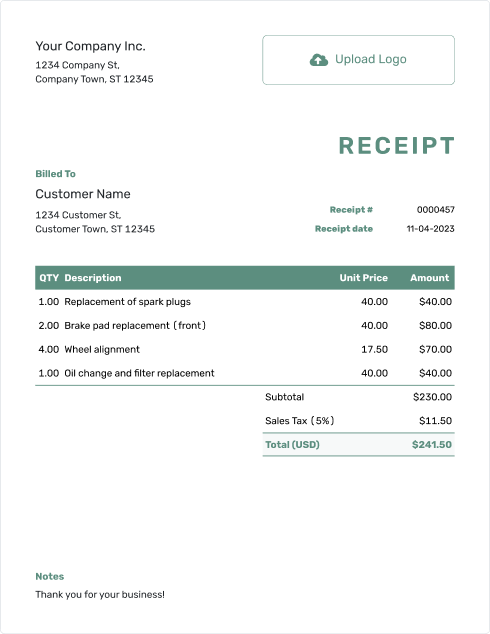
#> input picture tasks/parsing/data/free_receipt_template_xs.png, 490 x 634 px, found by its file name
$ jupyter execute --allow-errors TrOCR.ipynb   (older library calls are emulated)
#> lines starting #> are read from the running program, lines starting #| are printed output that depends on the picture
#> in process_image_from_url, img is the input picture: PIL image 490x634 RGBA; mean R, G, B, A 245.1, 247.1, 246.6, 254.9
#| Image opened successfully. Size: (490, 634), Format: PNG, Mode: RGBA
[cell 1]
from PIL import Image, ImageEnhance, ImageFilter
import numpy as np
from transformers import pipeline
import requests
from io import BytesIO

#> (a cell that did not finish here is left out)

[cell 3]
image_url = "https://docelf.com/images/free_receipt_template_xs.png"

def trocr_extract(file_path=None, image=None, preprocess=True):
#> called with preprocess = True
    if image is None and file_path:
        img = Image.open(file_path)
    elif image:
        img = image
    else:
        raise ValueError("Either file_path or image must be provided")

    # Make sure the image is in the right mode for processing
    if img.mode != 'RGB':
        img = img.convert('RGB')
#> img: PIL image 490x634 RGB

    # Preprocessing to improve OCR results
    if preprocess:
        # Resize if image is too small
        if img.width < 1000 or img.height < 1000:
            ratio = max(1000/img.width, 1000/img.height)
#> ratio = 2.04
            new_size = (int(img.width * ratio), int(img.height * ratio))
#> new_size = (1000, 1293)
            img = img.resize(new_size, Image.LANCZOS)
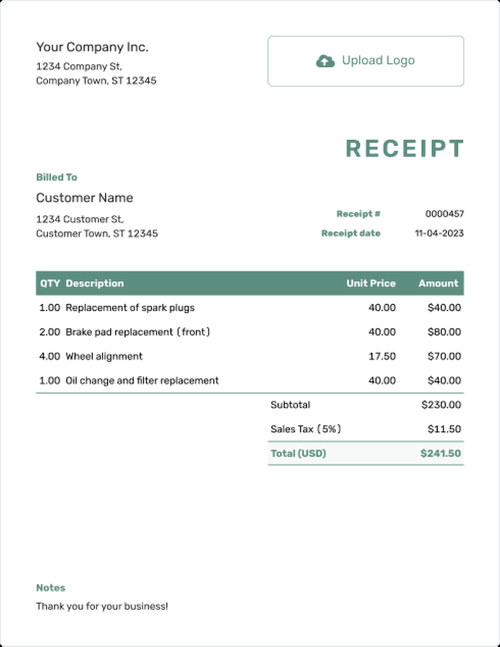
#> img: PIL image 1000x1293 RGB (shown at 1/2 size); mean R, G, B 244.8, 246.9, 246.3

        # Increase contrast
        enhancer = ImageEnhance.Contrast(img)
        img = enhancer.enhance(2.0)  # Increase contrast by factor of 2
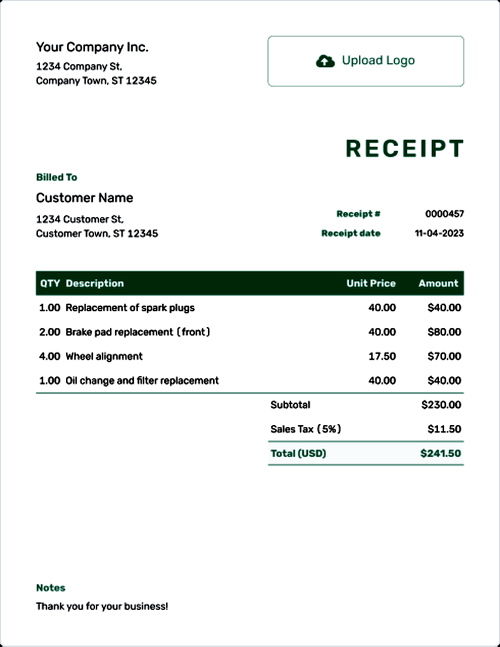
#> img: PIL image 1000x1293 RGB (shown at 1/2 size); mean R, G, B 238.5, 240.7, 239.6

        # Convert to grayscale for OCR
        img = img.convert('L')
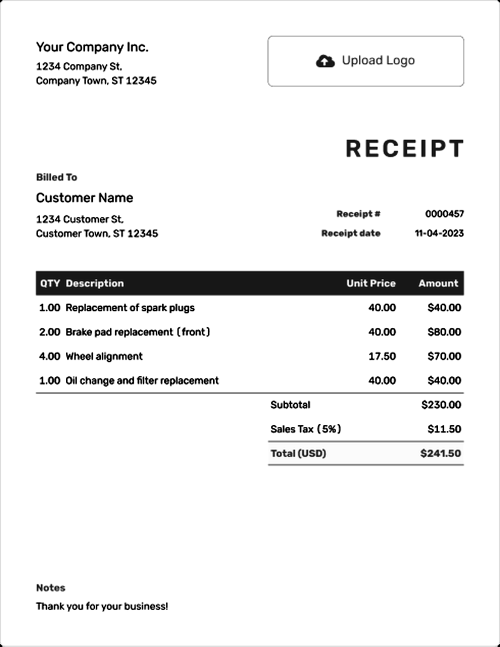
#> img: PIL image 1000x1293 L (shown at 1/2 size); min 0, max 255, mean 239.9

        # Apply slight sharpening
        img = img.filter(ImageFilter.SHARPEN)
    else:
        # Just convert to grayscale if no preprocessing
        img = img.convert('L')

    # Run OCR
    print(f"Processing image of size {img.size} and mode {img.mode}")
#| Processing image of size (1000, 1293) and mode L
    lst_raw_text = pipe(img)

    # Extract and process text
    text_result = lst_raw_text[0]['generated_text']
    print(f"Raw extracted text: '{text_result}'")

    # Clean up text if needed
    cleaned_text = text_result.strip()
    return cleaned_text

def process_image_from_url(url, display_image=True):
    try:
        print(f"Downloading image from: {url}")
        response = requests.get(url, timeout=10)
        response.raise_for_status()

        print(f"Response status: {response.status_code}, Content-Type: {response.headers.get('Content-Type')}")
        print(f"Content length: {len(response.content)} bytes")

        img_data = BytesIO(response.content)
        img = Image.open(img_data)
        print(f"Image opened successfully. Size: {img.size}, Format: {img.format}, Mode: {img.mode}")

        if display_image:
            from IPython.display import display
            display(img)

        print("Processing image with TrOCR...")
        # Try with preprocessing
        result = trocr_extract(image=img, preprocess=True)
        print(f"Extracted text (with preprocessing): '{result}'")

        if not result.strip():  # If no text was extracted, try without preprocessing
            print("\nRetrying without preprocessing...")
            result = trocr_extract(image=img, preprocess=False)
            print(f"Extracted text (without preprocessing): '{result}'")

        return result

    except requests.RequestException as e:
        print(f"Request error: {e}")
    except UnidentifiedImageError as e:
        print(f"Image error: {e}")
        print("The URL might not point to a valid image or the image format is not supported.")
    except Exception as e:
        print(f"Unexpected error: {type(e).__name__}, {e}")
        import traceback
        traceback.print_exc()

#> (the rest of this cell did not finish here and is left out)

[cell 4]
# Try with different receipt image URLs that are known to work well with OCR
alternative_urls = [
    "https://cdn-blog.adafruit.com/uploads/2015/11/receipt.png",
    "https://encrypted-tbn0.gstatic.com/images?q=tbn:ANd9GcRD0yltS5oCMwbQ23iQ8Tl9PXyNcXPh0PnhLw&usqp=CAU"
]

# Try the alternative URLs
#> (the rest of this cell did not finish here and is left out)


[cell 5]
# Create a test image with known text
from PIL import Image, ImageDraw, ImageFont
import io

def create_test_image(text="TEST RECEIPT\nTotal: $25.99", width=500, height=300, bg_color='white'):
    # Create a white image
#> called with width = 500, height = 300, bg_color = 'white'
    img = Image.new('RGB', (width, height), color=bg_color)
#> img: PIL image 500x300 RGB; every value is 255
    d = ImageDraw.Draw(img)

    # Try to use a default font or fall back to default
    try:
        font = ImageFont.truetype("Arial", 36)
    except IOError:
        font = ImageFont.load_default()

    # Draw text in the middle
    text_lines = text.split('\n')
    line_height = height // (len(text_lines) + 2)
    y_position = line_height

    for line in text_lines:
        # Calculate text position to center it
        if hasattr(d, 'textbbox'):
            # For newer Pillow versions
            left, top, right, bottom = d.textbbox((0, 0), line, font=font)
            text_width = right - left
            text_height = bottom - top
        else:
            # For older Pillow versions
            text_width, text_height = d.textsize(line, font=font)

        x_position = (width - text_width) // 2

        # Draw the text
        d.text((x_position, y_position), line, fill='black', font=font)
        y_position += line_height
#> this loop made 2 passes
#> (left, top, right, bottom, text_width, text_height, x_position) on passes 1 to 2: (-1, 8, 252, 34, 253, 26, 123), (-1, 7, 234, 39, 235, 32, 132)
#> after the loop, y_position = 225

    return img

# Create and display the test image
test_img = create_test_image()
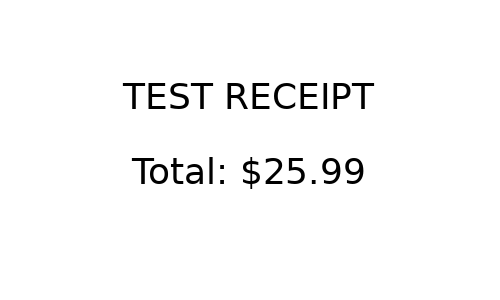
#> test_img: PIL image 500x300 RGB; min 0, max 255, mean 248.7

# Display the test image
from IPython.display import display
display(test_img)

# Process the test image directly
print("\nProcessing test image:")
#> (the rest of this cell did not finish here and is left out)

#| Processing image of size (1666, 1000) and mode L
print(f"Extracted text from test image: '{result}'")
